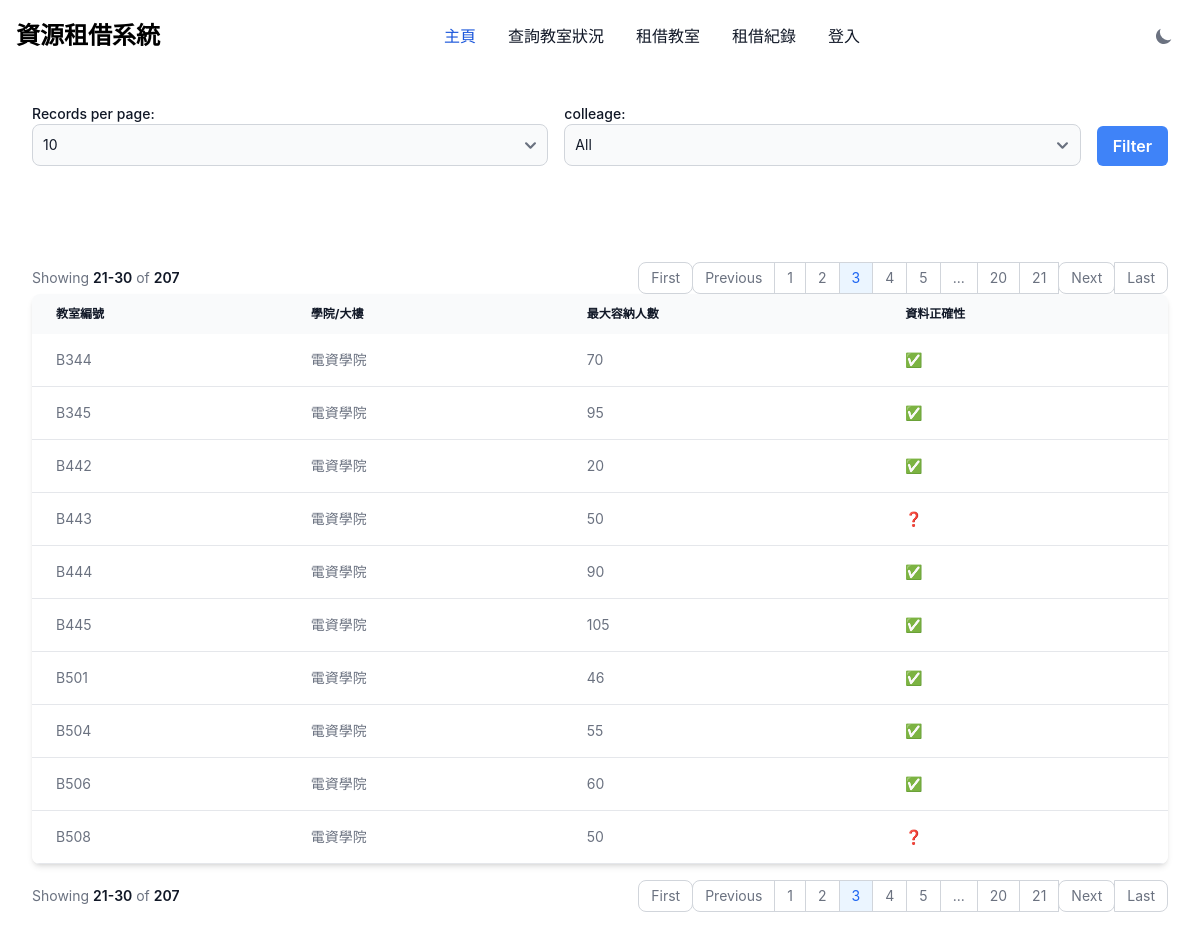
Page /?page=3&limit=10 on the committed database.
### tables this page shows
CREATE TABLE `classroom_table` (
  `classroom` varchar(10) NOT NULL DEFAULT '0',
  `colleage` varchar(50) NOT NULL DEFAULT '',
  `max_capacity` int(10) NOT NULL DEFAULT 0,
  `is_realdata` enum('Y','N') NOT NULL DEFAULT 'N'
);

### index.php (the view, shortened to what this page needs)
<?php
$conn = require_once "config.php";
$limit = isset($_GET['limit']) ? (int) $_GET['limit'] : 10;
$page = isset($_GET['page']) ? (int) $_GET['page'] : 1;
$offset = ($page - 1) * $limit;
$where = '';
$total_query = "SELECT COUNT(*) FROM classroom_table $where";
$total_result = $conn->query($total_query);
$total_rows = $total_result->fetch_row()[0];
$total_pages = ceil($total_rows / $limit);
$query = "SELECT * FROM classroom_table $where LIMIT $limit OFFSET $offset";
$result = $conn->query($query);
?>
<!DOCTYPE html>
<html>
<head>
    <link href="https://cdnjs.cloudflare.com/ajax/libs/flowbite/2.3.0/flowbite.min.css" rel="stylesheet" />
</head>
<body class="bg-white dark:bg-gray-900">
    <?php include './components/navigaion.php'; ?>
    <div class="max-w-screen-xl mx-auto p-4 sm:p-6 lg:p-8">
        <form method="GET" action="" class="flex flex-wrap space-x-4">
            <div class="mb-4 flex-1">
                <label for="limit" class="block text-sm font-medium text-gray-900 dark:text-white">Records per
                    page:</label>
                <select name="limit" id="limit" class="bg-gray-50 border border-gray-300 text-gray-900 text-sm rounded-lg focus:ring-blue-500 focus:border-blue-500 block w-full p-2.5 dark:bg-gray-700 dark:border-gray-600 dark:placeholder-gray-400 dark:text-white dark:focus:ring-blue-500 dark:focus:border-blue-500">
                    <option value="10" <?= $limit == 10 ? 'selected' : ''; ?>>10</option>
                </select>
            </div>
            <div class="mb-4 flex-1">
                <label for="colleage" class="block text-sm font-medium text-gray-900 dark:text-white">colleage:</label>
                <select name="colleage" id="colleage" class="bg-gray-50 border border-gray-300 text-gray-900 text-sm rounded-lg focus:ring-blue-500 focus:border-blue-500 block w-full p-2.5 dark:bg-gray-700 dark:border-gray-600 dark:placeholder-gray-400 dark:text-white dark:focus:ring-blue-500 dark:focus:border-blue-500">
                    <option selected value="">All</option>
                </select>
            </div>
            <div class="flex items-end mb-4">
                <button type="submit"
                    class="px-4 py-2 font-semibold text-white bg-blue-500 rounded-md hover:bg-blue-700">Filter</button>
            </div>
        </form>
    </div>
    <div class="max-w-screen-xl mx-auto p-4 sm:p-6 lg:p-8">
        <nav class="flex items-center flex-column flex-wrap md:flex-row justify-between pt-4"
            aria-label="Table navigation">
            <span
                class="text-sm font-normal text-gray-500 dark:text-gray-400 mb-4 md:mb-0 block w-full md:inline md:w-auto">
                Showing <span
                    class="font-semibold text-gray-900 dark:text-white"><?= $offset + 1 ?>-<?= min($offset + $limit, $total_rows) ?></span>
                of <span class="font-semibold text-gray-900 dark:text-white"><?= $total_rows ?></span>
            </span>
            <ul class="inline-flex -space-x-px rtl:space-x-reverse text-sm h-8">
                <?php if ($page > 1): ?>
                    <li>
                        <a href="?page=1&limit=<?= $limit ?>"
                            class="flex items-center justify-center px-3 h-8 ms-0 leading-tight text-gray-500 bg-white border border-gray-300 rounded-lg hover:bg-gray-100 hover:text-gray-900 dark:text-white dark:bg-gray-800 dark:border-gray-700 dark:text-gray-400 dark:hover:bg-gray-700 dark:hover:text-white">First</a>
                    </li>
                    <li>
                        <a href="?page=<?= $page - 1 ?>&limit=<?= $limit ?>"
                            class="flex items-center justify-center px-3 h-8 ms-0 leading-tight text-gray-500 bg-white border border-gray-300 rounded-s-lg hover:bg-gray-100 hover:text-gray-900 dark:text-white dark:bg-gray-800 dark:border-gray-700 dark:text-gray-400 dark:hover:bg-gray-700 dark:hover:text-white">Previous</a>
                    </li>
                <?php endif; ?>
                <?php
                $displayed_pages = [];
                if ($total_pages <= 10) {
                    $displayed_pages = range(1, $total_pages);
                } else {
                    $displayed_pages = array_merge(
                        range(1, 2),
                        ($page > 5 ? ['...'] : []),
                        range(max(3, $page - 2), min($total_pages - 2, $page + 2)),
                        ($page < $total_pages - 4 ? ['...'] : []),
                        range($total_pages - 1, $total_pages)
                    );
                }
                foreach ($displayed_pages as $p):
                    if ($p === '...'):
                        ?>
                        <li>
                            <span
                                class="flex items-center justify-center px-3 h-8 leading-tight text-gray-500 bg-white border border-gray-300 dark:bg-gray-800 dark:border-gray-700 dark:text-gray-400">...</span>
                        </li>
                        <?php
                    else:
                        ?>
                        <li>
                            <a href="?page=<?= $p ?>&limit=<?= $limit ?>"
                                class="flex items-center justify-center px-3 h-8 leading-tight <?= $p == $page ? 'text-blue-600 border border-gray-300 bg-blue-50 hover:bg-blue-100 hover:text-blue-700 dark:border-gray-700 dark:bg-gray-700 dark:text-white' : 'text-gray-500 bg-white border border-gray-300 hover:bg-gray-100 hover:text-gray-900 dark:text-white dark:bg-gray-800 dark:border-gray-700 dark:text-gray-400 dark:hover:bg-gray-700 dark:hover:text-white' ?>"><?= $p ?></a>
                        </li>
                        <?php
                    endif;
                endforeach;
                ?>
                <?php if ($page < $total_pages): ?>
                    <li>
                        <a href="?page=<?= $page + 1 ?>&limit=<?= $limit ?>"
                            class="flex items-center justify-center px-3 h-8 leading-tight text-gray-500 bg-white border border-gray-300 rounded-lg hover:bg-gray-100 hover:text-gray-900 dark:text-white dark:bg-gray-800 dark:border-gray-700 dark:text-gray-400 dark:hover:bg-gray-700 dark:hover:text-white">Next</a>
                    </li>
                    <li>
                        <a href="?page=<?= $total_pages ?>&limit=<?= $limit ?>"
                            class="flex items-center justify-center px-3 h-8 leading-tight text-gray-500 bg-white border border-gray-300 rounded-e-lg hover:bg-gray-100 hover:text-gray-900 dark:text-white dark:bg-gray-800 dark:border-gray-700 dark:text-gray-400 dark:hover:bg-gray-700 dark:hover:text-white">Last</a>
                    </li>
                <?php endif; ?>
            </ul>
        </nav>
        <div class="relative overflow-x-auto shadow-md sm:rounded-lg">
            <table class="w-full text-sm text-left rtl:text-right text-gray-500 dark:text-gray-400 overflow-auto">
                <thead
                    class="text-xs text-gray-900 dark:text-white uppercase bg-gray-50 dark:bg-gray-700 dark:text-gray-400 whitespace-nowrap">
                    <tr>
                        <th scope="col" class="px-6 py-3">教室編號</th>
                        <th scope="col" class="px-6 py-3">學院/大樓</th>
                        <th scope="col" class="px-6 py-3">最大容納人數</th>
                        <th scope="col" class="px-6 py-3">資料正確性</th>
                    </tr>
                </thead>
                <tbody>
                    <?php while ($row = $result->fetch_assoc()): ?>
                        <tr
                            class="bg-white border-b dark:bg-gray-800 dark:border-gray-700 hover:bg-gray-50 dark:hover:bg-gray-600 whitespace-nowrap">
                            <td class="px-6 py-4"><?= $row['classroom'] ?? '' ?></td>
                            <td class="px-6 py-4"><?= $row['colleage'] ?? '' ?></td>
                            <td class="px-6 py-4"><?= $row['max_capacity'] ?? '' ?></td>
                            <td class="px-6 py-4"><?= $row['is_realdata'] == 'N' ? '❓' : '✅' ?></td>
                        </tr>
                    <?php endwhile; ?>
                </tbody>
            </table>
        </div>
        <nav class="flex items-center flex-column flex-wrap md:flex-row justify-between pt-4"
            aria-label="Table navigation">
            <span
                class="text-sm font-normal text-gray-500 dark:text-gray-400 mb-4 md:mb-0 block w-full md:inline md:w-auto">
                Showing <span
                    class="font-semibold text-gray-900 dark:text-white"><?= $offset + 1 ?>-<?= min($offset + $limit, $total_rows) ?></span>
                of <span class="font-semibold text-gray-900 dark:text-white"><?= $total_rows ?></span>
            </span>
            <ul class="inline-flex -space-x-px rtl:space-x-reverse text-sm h-8">
                <?php if ($page > 1): ?>
                    <li>
                        <a href="?page=1&limit=<?= $limit ?>"
                            class="flex items-center justify-center px-3 h-8 ms-0 leading-tight text-gray-500 bg-white border border-gray-300 rounded-lg hover:bg-gray-100 hover:text-gray-900 dark:text-white dark:bg-gray-800 dark:border-gray-700 dark:text-gray-400 dark:hover:bg-gray-700 dark:hover:text-white">First</a>
                    </li>
                    <li>
                        <a href="?page=<?= $page - 1 ?>&limit=<?= $limit ?>"
                            class="flex items-center justify-center px-3 h-8 ms-0 leading-tight text-gray-500 bg-white border border-gray-300 rounded-s-lg hover:bg-gray-100 hover:text-gray-900 dark:text-white dark:bg-gray-800 dark:border-gray-700 dark:text-gray-400 dark:hover:bg-gray-700 dark:hover:text-white">Previous</a>
                    </li>
                <?php endif; ?>
                <?php
                $displayed_pages = [];
                if ($total_pages <= 10) {
                    $displayed_pages = range(1, $total_pages);
                } else {
                    $displayed_pages = array_merge(
                        range(1, 2),
                        ($page > 5 ? ['...'] : []),
                        range(max(3, $page - 2), min($total_pages - 2, $page + 2)),
                        ($page < $total_pages - 4 ? ['...'] : []),
                        range($total_pages - 1, $total_pages)
                    );
                }
                foreach ($displayed_pages as $p):
                    if ($p === '...'):
                        ?>
                        <li>
                            <span
                                class="flex items-center justify-center px-3 h-8 leading-tight text-gray-500 bg-white border border-gray-300 dark:bg-gray-800 dark:border-gray-700 dark:text-gray-400">...</span>
                        </li>
                        <?php
                    else:
                        ?>
                        <li>
                            <a href="?page=<?= $p ?>&limit=<?= $limit ?>"
                                class="flex items-center justify-center px-3 h-8 leading-tight <?= $p == $page ? 'text-blue-600 border border-gray-300 bg-blue-50 hover:bg-blue-100 hover:text-blue-700 dark:border-gray-700 dark:bg-gray-700 dark:text-white' : 'text-gray-500 bg-white border border-gray-300 hover:bg-gray-100 hover:text-gray-900 dark:text-white dark:bg-gray-800 dark:border-gray-700 dark:text-gray-400 dark:hover:bg-gray-700 dark:hover:text-white' ?>"><?= $p ?></a>
                        </li>
                        <?php
                    endif;
                endforeach;
                ?>
                <?php if ($page < $total_pages): ?>
                    <li>
                        <a href="?page=<?= $page + 1 ?>&limit=<?= $limit ?>"
                            class="flex items-center justify-center px-3 h-8 leading-tight text-gray-500 bg-white border border-gray-300 rounded-lg hover:bg-gray-100 hover:text-gray-900 dark:text-white dark:bg-gray-800 dark:border-gray-700 dark:text-gray-400 dark:hover:bg-gray-700 dark:hover:text-white">Next</a>
                    </li>
                    <li>
                        <a href="?page=<?= $total_pages ?>&limit=<?= $limit ?>"
                            class="flex items-center justify-center px-3 h-8 leading-tight text-gray-500 bg-white border border-gray-300 rounded-e-lg hover:bg-gray-100 hover:text-gray-900 dark:text-white dark:bg-gray-800 dark:border-gray-700 dark:text-gray-400 dark:hover:bg-gray-700 dark:hover:text-white">Last</a>
                    </li>
                <?php endif; ?>
            </ul>
        </nav>
    </div>
</body>
</html>

### rows in the picture
classroom_table: classroom "B344", colleage "電資學院", max_capacity "70"
classroom_table: classroom "B345", colleage "電資學院", max_capacity "95"
classroom_table: classroom "B442", colleage "電資學院", max_capacity "20"
classroom_table: classroom "B443", colleage "電資學院", max_capacity "50"
classroom_table: classroom "B444", colleage "電資學院", max_capacity "90"
classroom_table: classroom "B445", colleage "電資學院", max_capacity "105"
classroom_table: classroom "B501", colleage "電資學院", max_capacity "46"
classroom_table: classroom "B504", colleage "電資學院", max_capacity "55"
classroom_table: classroom "B506", colleage "電資學院", max_capacity "60"
classroom_table: classroom "B508", colleage "電資學院", max_capacity "50"

### other values in the picture
$offset + 1 "21"
min($offset + $limit, $total_rows) "30"
$total_rows "207"
$p "1"
$p "2"
$p "3"
$p "4"
$p "5"
$p "20"
$p "21"
